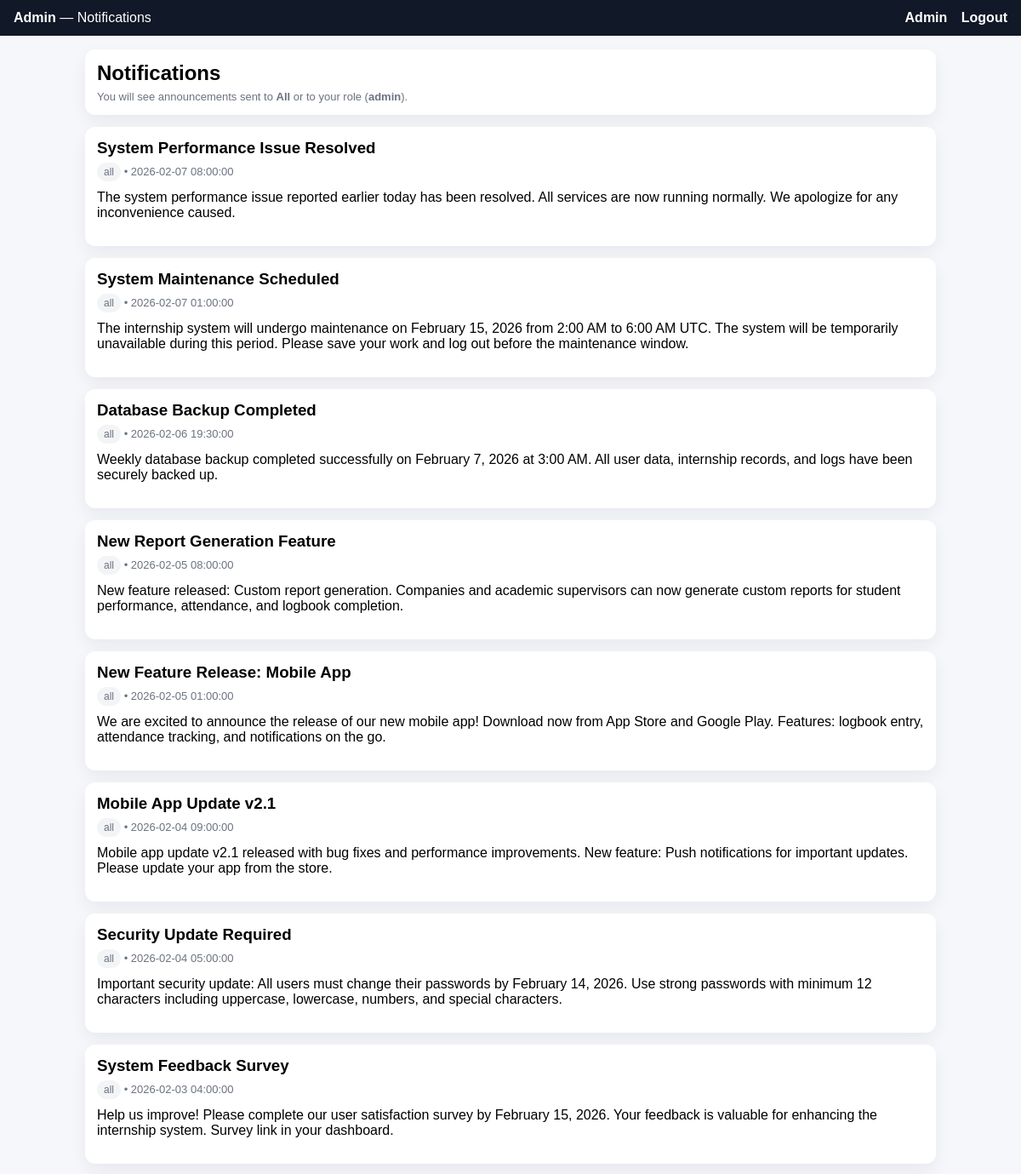
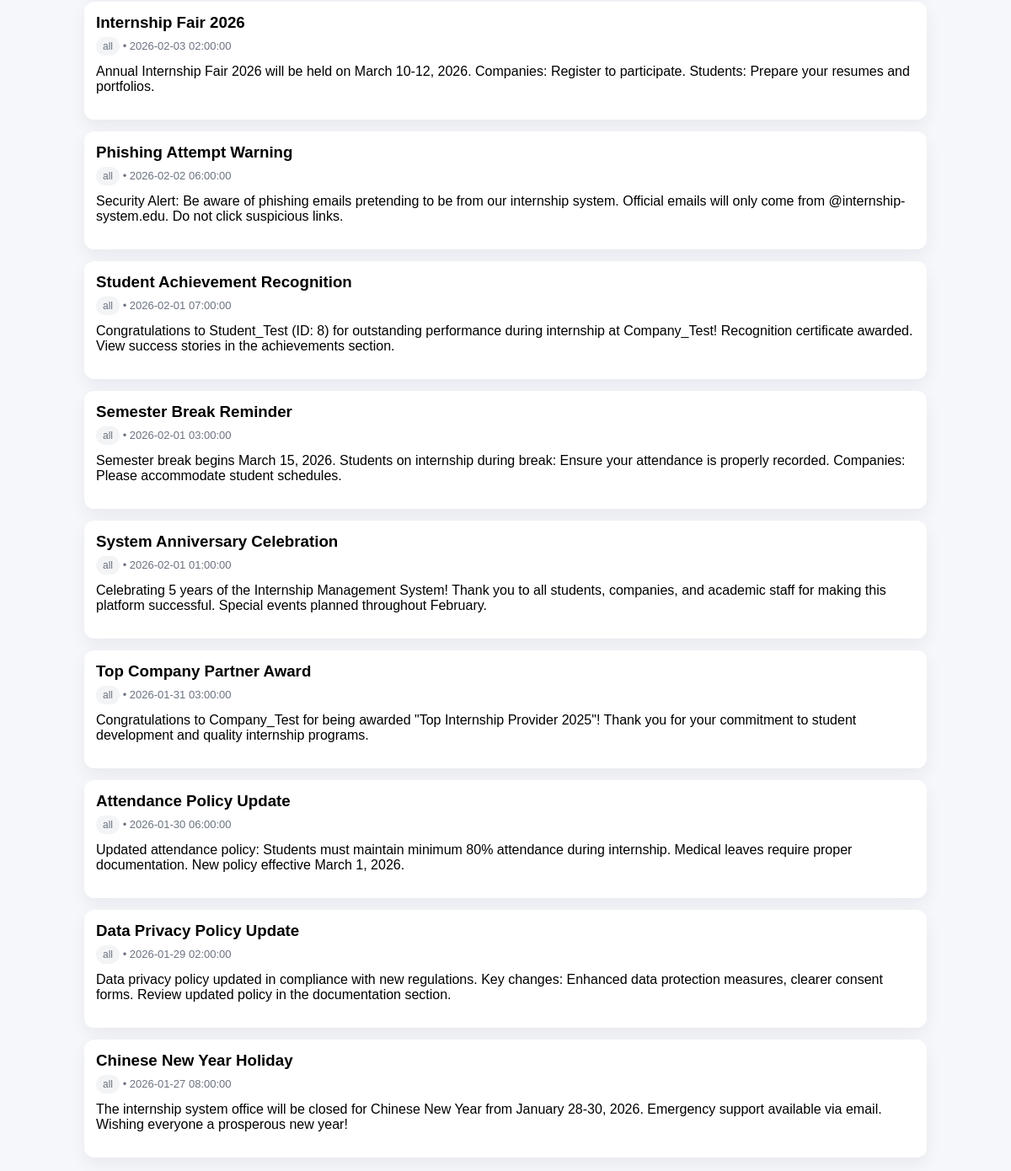
/dashboard/notifications.php (signed in), run on the app's committed database (2 pictures, top to bottom).
### tables this page shows
CREATE TABLE `notifications` (
  `id` int(11) NOT NULL,
  `title` varchar(150) NOT NULL,
  `message` text NOT NULL,
  `target_role` enum('all','student','company','academic') NOT NULL DEFAULT 'all',
  `created_at` timestamp NOT NULL DEFAULT current_timestamp()
);

### dashboard/notifications.php (the view, shortened to what this page needs)
<?php
include("../config/db.php");
$role = $_SESSION['role'];
$stmt = $conn->prepare(
    "SELECT id, title, message, target_role, created_at
     FROM notifications
     WHERE target_role = 'all' OR target_role = ?
     ORDER BY created_at DESC"
);
$stmt->bind_param("s", $role);
$stmt->execute();
$notes = $stmt->get_result();
?>
<!DOCTYPE html>
<html>
<head>
    <link rel="stylesheet" href="../assets/dashboard.css">
</head>
<body>
<div class="navbar">
    <div><b><?= htmlspecialchars(ucfirst($role)) ?></b> — Notifications</div>
    <div>
        <?php if ($role === 'student'): ?>
            <a href="student.php">Dashboard</a>
        <?php elseif ($role === 'company'): ?>
            <a href="company.php">Dashboard</a>
        <?php elseif ($role === 'academic'): ?>
            <a href="academic.php">Dashboard</a>
        <?php elseif ($role === 'admin'): ?>
            <a href="admin.php">Admin</a>
        <?php endif; ?>
        <a href="../auth/logout.php">Logout</a>
    </div>
</div>
<div class="container">
    <div class="card">
        <h2 style="margin:0;">Notifications</h2>
        <div class="meta">You will see announcements sent to <b>All</b> or to your role (<b><?= htmlspecialchars($role) ?></b>).</div>
    </div>
    <?php while ($n = $notes->fetch_assoc()): ?>
        <div class="card">
            <h3 style="margin:0;"><?= htmlspecialchars($n['title']) ?></h3>
            <div class="meta">
                <span class="tag"><?= htmlspecialchars($n['target_role']) ?></span>
                • <?= htmlspecialchars($n['created_at']) ?>
            </div>
            <p style="margin-top:10px; white-space:pre-wrap;"><?= htmlspecialchars($n['message']) ?></p>
        </div>
    <?php endwhile; ?>
</div>
</body>
</html>

### assets/dashboard.css (style rules this page uses)
body { margin: 0; font-family: Arial, sans-serif; background: #f4f6f9; }
.navbar { background: #4e73df; padding: 15px 30px; color: white; display: flex; justify-content: space-between; }
.navbar a { color: white; text-decoration: none; font-weight: bold; margin-left: 15px; }
.container { padding: 30px; }
.card { background: white; padding: 20px; border-radius: 8px; margin-bottom: 20px; box-shadow: 0 2px 8px rgba(0,0,0,0.1); }

### dashboard/notifications.php (style rules this page uses)
body { background:#f6f7fb; font-family:Arial; margin:0; }
.navbar { background:#111827; color:#fff; padding:12px 16px; display:flex; justify-content:space-between; align-items:center; }
.navbar a { color:#fff; text-decoration:none; margin-left:12px; }
.container { max-width:1000px; margin:16px auto; padding:0 16px; }
.card { background:#fff; border-radius:12px; padding:14px; box-shadow:0 8px 20px rgba(17,24,39,0.06); margin-bottom:14px; }
.tag { display:inline-block; padding:4px 8px; border-radius:999px; font-size:12px; background:#f3f4f6; }
.meta { color:#6b7280; font-size:13px; margin-top:6px; }

### data on the page
notifications: title "System Performance Issue Resolved", target_role "all", created_at "2026-02-07 08:00:00", message "The system performance issue reported earlier today has been resolved. All services are now running normally. We apologize for any inconvenience caused."
notifications: title "System Maintenance Scheduled", target_role "all", created_at "2026-02-07 01:00:00", message "The internship system will undergo maintenance on February 15, 2026 from 2:00 AM to 6:00 AM UTC. The system will be temporarily unavailable during this period. Please save your work and log out before the maintenance window."
notifications: title "Database Backup Completed", target_role "all", created_at "2026-02-06 19:30:00", message "Weekly database backup completed successfully on February 7, 2026 at 3:00 AM. All user data, internship records, and logs have been securely backed up."
notifications: title "New Report Generation Feature", target_role "all", created_at "2026-02-05 08:00:00", message "New feature released: Custom report generation. Companies and academic supervisors can now generate custom reports for student performance, attendance, and logbook completion."
notifications: title "New Feature Release: Mobile App", target_role "all", created_at "2026-02-05 01:00:00", message "We are excited to announce the release of our new mobile app! Download now from App Store and Google Play. Features: logbook entry, attendance tracking, and notifications on the go."
notifications: title "Mobile App Update v2.1", target_role "all", created_at "2026-02-04 09:00:00", message "Mobile app update v2.1 released with bug fixes and performance improvements. New feature: Push notifications for important updates. Please update your app from the store."
notifications: title "Security Update Required", target_role "all", created_at "2026-02-04 05:00:00", message "Important security update: All users must change their passwords by February 14, 2026. Use strong passwords with minimum 12 characters including uppercase, lowercase, numbers, and special characters."
notifications: title "System Feedback Survey", target_role "all", created_at "2026-02-03 04:00:00", message "Help us improve! Please complete our user satisfaction survey by February 15, 2026. Your feedback is valuable for enhancing the internship system. Survey link in your dashboard."
notifications: title "Internship Fair 2026", target_role "all", created_at "2026-02-03 02:00:00", message "Annual Internship Fair 2026 will be held on March 10-12, 2026. Companies: Register to participate. Students: Prepare your resumes and portfolios."
notifications: title "Phishing Attempt Warning", target_role "all", created_at "2026-02-02 06:00:00", message "Security Alert: Be aware of phishing emails pretending to be from our internship system. Official emails will only come from @internship-system.edu. Do not click suspicious links."
notifications: title "Student Achievement Recognition", target_role "all", created_at "2026-02-01 07:00:00", message "Congratulations to Student_Test (ID: 8) for outstanding performance during internship at Company_Test! Recognition certificate awarded. View success stories in the achievements section."
notifications: title "Semester Break Reminder", target_role "all", created_at "2026-02-01 03:00:00", message "Semester break begins March 15, 2026. Students on internship during break: Ensure your attendance is properly recorded. Companies: Please accommodate student schedules."
notifications: title "System Anniversary Celebration", target_role "all", created_at "2026-02-01 01:00:00", message "Celebrating 5 years of the Internship Management System! Thank you to all students, companies, and academic staff for making this platform successful. Special events planned throughout February."
notifications: title "Top Company Partner Award", target_role "all", created_at "2026-01-31 03:00:00", message "Congratulations to Company_Test for being awarded \"Top Internship Provider 2025\"! Thank you for your commitment to student development and quality internship programs."
notifications: title "Attendance Policy Update", target_role "all", created_at "2026-01-30 06:00:00", message "Updated attendance policy: Students must maintain minimum 80% attendance during internship. Medical leaves require proper documentation. New policy effective March 1, 2026."
notifications: title "Data Privacy Policy Update", target_role "all", created_at "2026-01-29 02:00:00", message "Data privacy policy updated in compliance with new regulations. Key changes: Enhanced data protection measures, clearer consent forms. Review updated policy in the documentation section."
notifications: title "Chinese New Year Holiday", target_role "all", created_at "2026-01-27 08:00:00", message "The internship system office will be closed for Chinese New Year from January 28-30, 2026. Emergency support available via email. Wishing everyone a prosperous new year!"

### other printed values
$role "Admin"
$role "admin"
